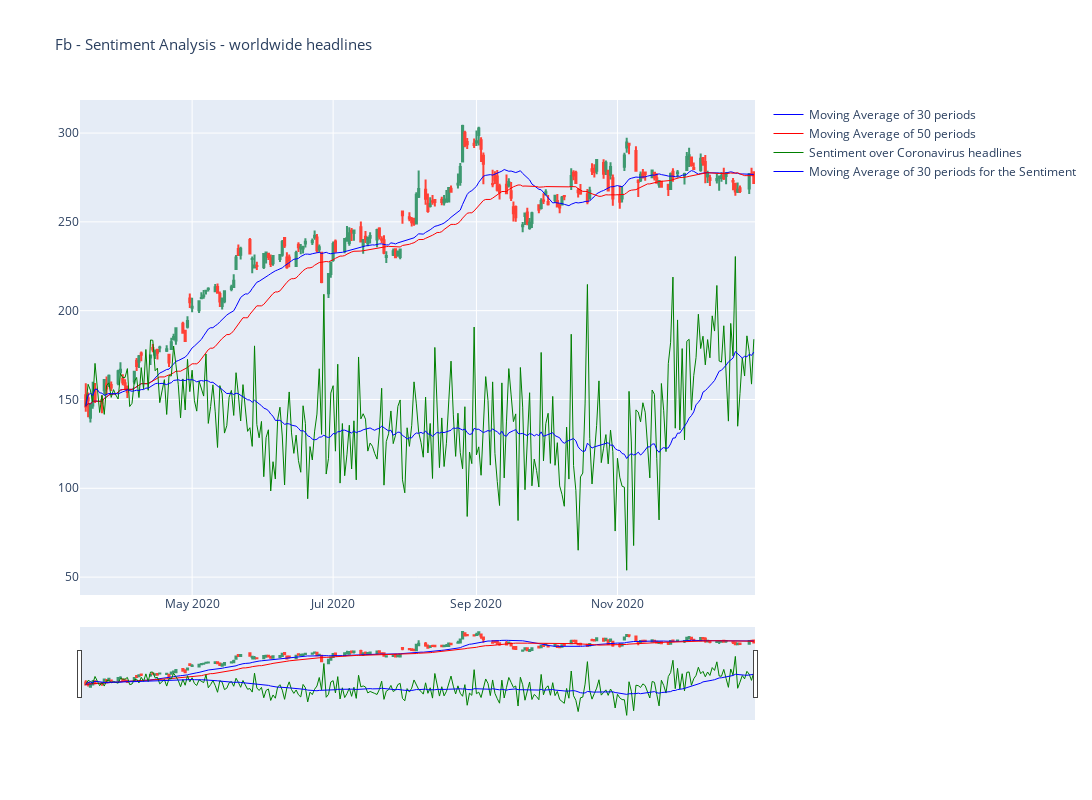

The code cell stored with this chart in its notebook:
### Code cell
# First instance
trace1_worldwide_fb = {
    'x': df_worldwide_fb.index,
    'open': df_worldwide_fb.Open,
    'close': df_worldwide_fb.Close,
    'high': df_worldwide_fb.High,
    'low': df_worldwide_fb.Low,
    'type': 'candlestick',
    'name': 'FB',
    'showlegend': False
}

# Calculate and define moving average of 30 periods
avg_30_worldwide_fb = df_worldwide_fb.Close.rolling(window=30, min_periods=1).mean()

# Calculate and define moving average of 50 periods
avg_50_worldwide_fb = df_worldwide_fb.Close.rolling(window=50, min_periods=1).mean()


df_worldwide_fb['Sentiment_fb'] = df_worldwide_fb['compound_updated']*avg_30_worldwide_fb+202.35541

# Second instance - avg_30
trace2_worldwide_fb = {
    'x': df_worldwide_fb.index,
    'y': avg_30_worldwide_fb,
    'type': 'scatter',
    'mode': 'lines',
    'line': {
        'width': 1,
        'color': 'blue'
            },
    'name': 'Moving Average of 30 periods'
}


# Third instance - avg_50
trace3_worldwide_fb = {
    'x': df_worldwide_fb.index,
    'y': avg_50_worldwide_fb,
    'type': 'scatter',
    'mode': 'lines',
    'line': {
        'width': 1,
        'color': 'red'
    },
    'name': 'Moving Average of 50 periods'
}

trace4_worldwide_fb = {
    'x': df_worldwide_fb.index,
    'y': df_worldwide_fb.Sentiment_fb,
    'type': 'scatter',
    'mode': 'lines',
    'line': {
        'width': 1,
        'color': 'green'
    },
    'name': 'Sentiment over Coronavirus headlines'
}

# Fith instance - avg_30 for the Sentiment to smooth the line

avg_30_Sentiment_worldwide_fb = df_worldwide_fb.Sentiment_fb.rolling(window=30, min_periods=1).mean()


trace5_worldwide_fb = {
    'x': df_worldwide_fb.index,
    'y': avg_30_Sentiment_worldwide_fb,
    'type': 'scatter',
    'mode': 'lines',
    'line': {
        'width': 1,
        'color': 'blue'
            },
    'name': 'Moving Average of 30 periods for the Sentiment'
}

# Aggregate all instances and define 'data' variable
data_Amazon = [trace1_worldwide_fb, trace2_worldwide_fb, trace3_worldwide_fb,trace4_worldwide_fb,trace5_worldwide_fb]
# Config graph layout
layout = go.Layout({
    'width': 2000,
    'height': 800,
    'title': {
        'text': 'Fb - Sentiment Analysis - worldwide headlines',
        'font': {
            'size': 15
        }
    }
})



# Create Figure and plot
fig = go.Figure(data=data_Amazon, layout=layout)
fig.write_html("Fb - Sentiment Analysis - worldwide headlines")
fig.show()

### Figure 1 — Plotly figure (JSON) as saved in the notebook; plotly's stock layout.template omitted (floating-point values rounded to 4 significant figures; data arrays with more than 128 entries replaced by an {"elided": "..."} marker saying what was removed)
{"data": [{"close": {"elided": "292 float values"}, "high": {"elided": "292 str values"}, "low": {"elided": "292 str values"}, "name": "FB", "open": {"elided": "292 str values"}, "showlegend": false, "type": "candlestick", "x": {"elided": "292 str values"}}, {"line": {"color": "blue", "width": 1}, "mode": "lines", "name": "Moving Average of 30 periods", "type": "scatter", "x": {"elided": "292 str values"}, "y": {"elided": "292 float values"}}, {"line": {"color": "red", "width": 1}, "mode": "lines", "name": "Moving Average of 50 periods", "type": "scatter", "x": {"elided": "292 str values"}, "y": {"elided": "292 float values"}}, {"line": {"color": "green", "width": 1}, "mode": "lines", "name": "Sentiment over Coronavirus headlines", "type": "scatter", "x": {"elided": "292 str values"}, "y": {"elided": "292 float values"}}, {"line": {"color": "blue", "width": 1}, "mode": "lines", "name": "Moving Average of 30 periods for the Sentiment", "type": "scatter", "x": {"elided": "292 str values"}, "y": {"elided": "292 float values"}}], "layout": {"height": 800, "title": {"font": {"size": 15}, "text": "Fb - Sentiment Analysis - worldwide headlines"}, "width": 2000}}
